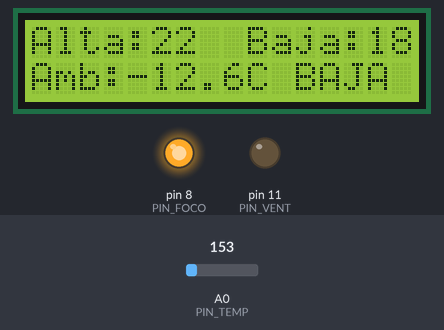
Simulated run of this sketch. Board: Arduino Uno, built with avr-gcc and run on an emulated ATmega328P. Parts: 16×2 character LCD, output pins drawn as LEDs (lit = HIGH). The test bench sets the inputs (shaded band); at power-on: A0 (PIN_TEMP) = 153. What the sketch prints to the serial monitor is not drawn.

Above: at 2.7 s.
2.8 s: A0 (PIN_TEMP) set to 165
At 4.0 s:
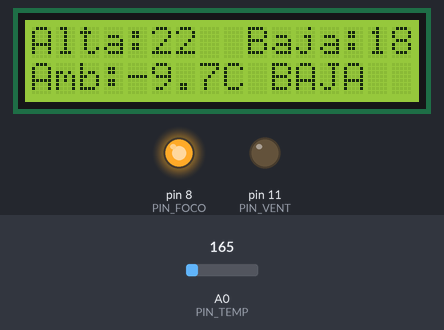
4.6 s: A0 (PIN_TEMP) set to 175
At 5.6 s:
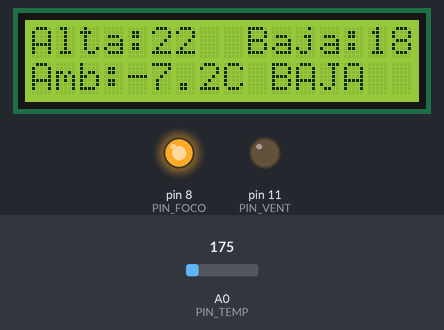
6.6 s: A0 (PIN_TEMP) set to 191
At 8.3 s:
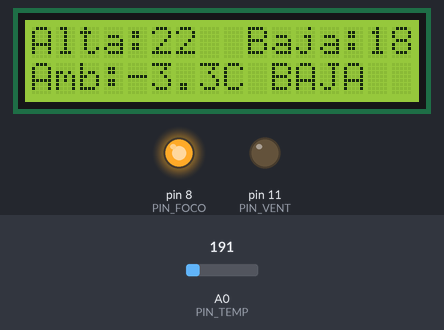
Timing chart, 0 to 9.8 s (numbered marks = the images above; inputs shaded):
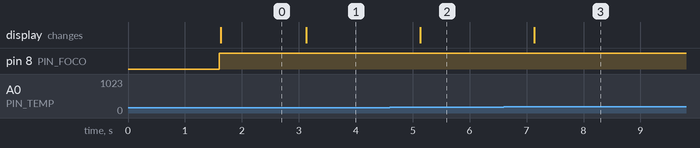

The sketch:

control_temperatura_tinkercad_software.ino
```cpp
/*
  Control de temperatura de lazo cerrado - TINKERCAD - version POR SOFTWARE (para pruebas)

  Aqui el Arduino SI decide y activa las salidas (no hay comparadores):
    D8  -> 1k -> base del 2N2222 -> bobina del rele K1 -> foco     (T < 18 C)
    D11 -> 1k -> base del TIP120 -> motor del ventilador            (T > 22 C)
    Entre 18 y 22 C ambos quedan apagados.

  Conexiones:
    A0  <- Vsig (salida del op-amp acondicionador, o directo del TMP36 si USAR_ACONDICIONADOR = false)
    LCD 16 x 2 (I2C):  SDA -> A4,  SCL -> A5,  VCC -> 5V,  GND -> GND
    GND comun con todo el circuito

  Esta version es solo para probar la parte de potencia. El diseno final usa
  comparadores analogicos y el Arduino solo lee y muestra.
*/

#include <Adafruit_LiquidCrystal.h>

// ---------- Pines ----------
const uint8_t PIN_TEMP    = A0;
const uint8_t PIN_FOCO    = 8;     // activa el rele del foco
const uint8_t PIN_VENT    = 11;    // activa el TIP120 del ventilador

// ---------- Sensor y acondicionador ----------
const bool  USAR_TMP36           = true;    // true = TMP36 (Tinkercad), false = LM35
const bool  USAR_ACONDICIONADOR  = true;    // false = TMP36 conectado directo a A0 (ganancia 1)
const float RF_OHMS              = 10000.0;
const float RG_OHMS              = 10000.0;
const float VREF                 = 5.0;

// ---------- Umbrales ----------
const float T_ALTA_C   = 22.0;    // arriba de esto: ventilador
const float T_BAJA_C   = 18.0;    // abajo de esto: foco
const float HISTERESIS = 0.5;     // evita que las salidas oscilen en el umbral

// ---------- Tiempos ----------
const unsigned long PERIODO_MS = 500;
const uint8_t MUESTRAS_ADC     = 16;

// ---------- Estados ----------
const uint8_t ESTADO_NORMAL = 0;
const uint8_t ESTADO_ALTA   = 1;   // ventilador encendido
const uint8_t ESTADO_BAJA   = 2;   // foco encendido

// ---------- LCD I2C de Tinkercad ----------
Adafruit_LiquidCrystal lcd(0);

unsigned long ultimaActualizacion = 0;
uint8_t estadoActual = ESTADO_NORMAL;

float leerTemperaturaC() {
  long suma = 0;
  for (uint8_t i = 0; i < MUESTRAS_ADC; i++) {
    suma += analogRead(PIN_TEMP);
    delayMicroseconds(200);
  }
  float adc      = suma / (float)MUESTRAS_ADC;
  float vsig     = adc * VREF / 1023.0;
  float ganancia = USAR_ACONDICIONADOR ? (1.0 + RF_OHMS / RG_OHMS) : 1.0;
  float vsensor  = vsig / ganancia;

  if (USAR_TMP36) {
    return (vsensor - 0.5) * 100.0;      // TMP36: 500 mV a 0 C, 10 mV/C
  }
  return vsensor * 100.0;                // LM35: 10 mV/C
}

// Maquina de estados con histeresis
uint8_t actualizarEstado(float tempC, uint8_t estado) {
  if (estado == ESTADO_ALTA) {
    if (tempC < T_ALTA_C - HISTERESIS) return ESTADO_NORMAL;
    return ESTADO_ALTA;
  }
  if (estado == ESTADO_BAJA) {
    if (tempC > T_BAJA_C + HISTERESIS) return ESTADO_NORMAL;
    return ESTADO_BAJA;
  }
  if (tempC > T_ALTA_C) return ESTADO_ALTA;
  if (tempC < T_BAJA_C) return ESTADO_BAJA;
  return ESTADO_NORMAL;
}

void aplicarSalidas(uint8_t estado) {
  digitalWrite(PIN_VENT, estado == ESTADO_ALTA ? HIGH : LOW);
  digitalWrite(PIN_FOCO, estado == ESTADO_BAJA ? HIGH : LOW);
}

const char* textoEstado(uint8_t estado) {
  switch (estado) {
    case ESTADO_ALTA: return "ALTA  ";
    case ESTADO_BAJA: return "BAJA  ";
    default:          return "NORMAL";
  }
}

void mostrar(float tempC, uint8_t estado) {
  char linea[17];
  char numero[8];

  // Linea 1: "Alta:22  Baja:18"
  snprintf(linea, sizeof(linea), "Alta:%-2d  Baja:%-2d", (int)T_ALTA_C, (int)T_BAJA_C);
  lcd.setCursor(0, 0);
  lcd.print(linea);

  // Linea 2: "Amb:21.5C NORMAL"
  dtostrf(tempC, 4, 1, numero);
  snprintf(linea, sizeof(linea), "Amb:%sC %s", numero, textoEstado(estado));
  lcd.setCursor(0, 1);
  lcd.print(linea);
}

void setup() {
  pinMode(PIN_FOCO, OUTPUT);
  pinMode(PIN_VENT, OUTPUT);
  digitalWrite(PIN_FOCO, LOW);
  digitalWrite(PIN_VENT, LOW);

  Serial.begin(9600);

  lcd.begin(16, 2);
  lcd.setCursor(0, 0);
  lcd.print("Control de temp.");
  lcd.setCursor(0, 1);
  lcd.print("Modo software");
  delay(1500);
  lcd.clear();
}

void loop() {
  if (millis() - ultimaActualizacion >= PERIODO_MS) {
    ultimaActualizacion = millis();

    float tempC = leerTemperaturaC();
    estadoActual = actualizarEstado(tempC, estadoActual);
    aplicarSalidas(estadoActual);
    mostrar(tempC, estadoActual);

    Serial.print("T=");
    Serial.print(tempC, 1);
    Serial.print(" C  D8(foco)=");
    Serial.print(digitalRead(PIN_FOCO));
    Serial.print("  D11(vent)=");
    Serial.print(digitalRead(PIN_VENT));
    Serial.print("  estado=");
    Serial.println(textoEstado(estadoActual));
  }
}
```

Measured:
- after the input at 2.8 s, the display: changes after 0.33 s (image 1)
- after the input at 4.6 s, the display: changes after 0.53 s (image 2)
- after the input at 6.6 s, the display: changes after 0.53 s (image 3)
